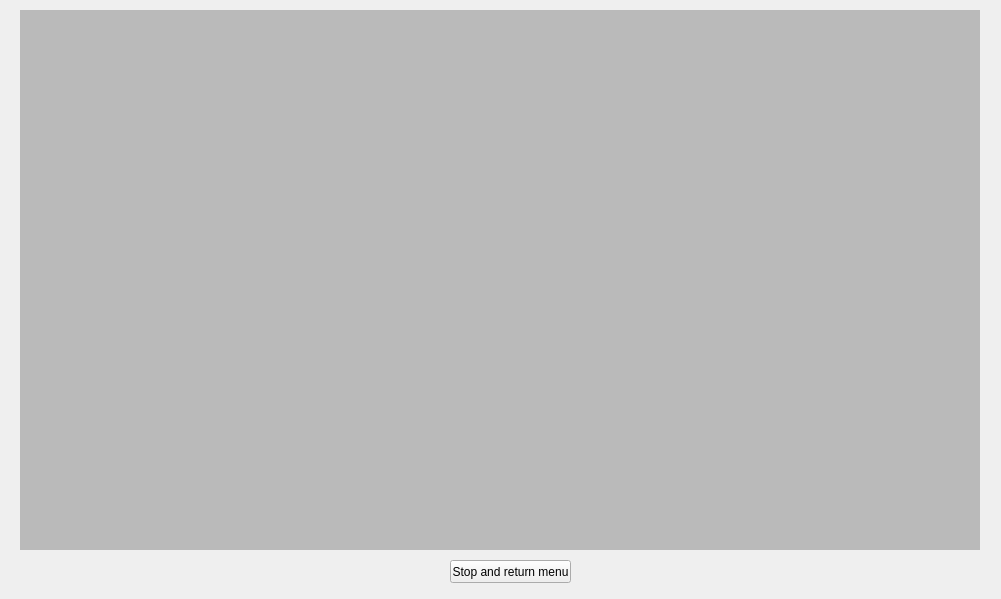
<?xml version="1.0" encoding="UTF-8"?>
<ui version="4.0">
 <class>Rcognition</class>
 <widget class="QWidget" name="Rcognition">
  <property name="geometry">
   <rect>
    <x>0</x>
    <y>0</y>
    <width>1001</width>
    <height>599</height>
   </rect>
  </property>
  <property name="windowTitle">
   <string>Recognition</string>
  </property>
  <widget class="QLabel" name="label">
   <property name="geometry">
    <rect>
     <x>20</x>
     <y>10</y>
     <width>960</width>
     <height>540</height>
    </rect>
   </property>
   <property name="styleSheet">
    <string notr="true">background-color: rgb(186, 186, 186);</string>
   </property>
   <property name="text">
    <string/>
   </property>
  </widget>
  <widget class="QPushButton" name="stopbutton">
   <property name="geometry">
    <rect>
     <x>450</x>
     <y>560</y>
     <width>121</width>
     <height>23</height>
    </rect>
   </property>
   <property name="text">
    <string>Stop and return menu</string>
   </property>
  </widget>
 </widget>
 <resources/>
 <connections/>
</ui>
